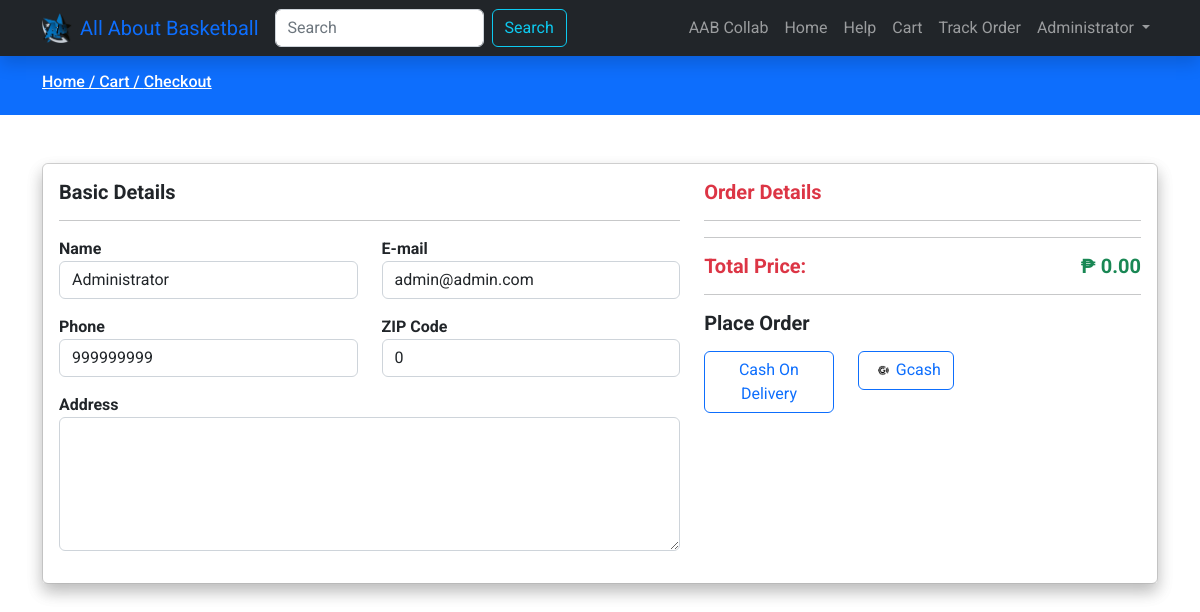
/checkout.php (signed in), run on the app's committed database.
### tables this page shows
CREATE TABLE `users` (
  `id` int(191) NOT NULL,
  `name` varchar(191) NOT NULL,
  `image` varchar(191) NOT NULL DEFAULT 'null.jpg',
  `email` varchar(191) DEFAULT NULL,
  `phone` varchar(13) NOT NULL,
  `address` varchar(255) NOT NULL,
  `zip` int(5) NOT NULL,
  `password` varchar(191) NOT NULL,
  `role_as` tinyint(4) NOT NULL DEFAULT 0,
  `verification_code` text NOT NULL,
  `created_at` timestamp NOT NULL DEFAULT current_timestamp(),
  `email_verified_at` datetime DEFAULT NULL,
  `code` text NOT NULL
);

### functions/userfunctions.php (called while the page is built, shortened)
<?php
include('./config/dbcon.php');
function getAllInfo($table)
{
    global $con;
    $userId = $_SESSION['auth_user']['user_id'];
    $query = "SELECT * FROM $table WHERE id='$userId'";
    return $query_run = mysqli_query($con, $query);
    exit();
}
?>

### checkout.php (the view, shortened to what this page needs)
<?php
include('functions/userfunctions.php');
include('includes/header.php');
?>
<div class="py-3 bg-primary">
    <div class="container">
        <h6 class="text-white">
            <a href="index.php" class="text-white">
                Home /
            </a>
            <a href="cart.php" class="text-white">
                Cart /
            </a>
            <a href="checkout.php" class="text-white">
                Checkout
            </a>
        </h6>
    </div>
</div>
<div class="py-5">
    <div class="container">
        <div class="card shadow">
            <div class="card-body shadow">
            <form action="functions/placeorder.php" method="POST">
    <div class="row">
        <div class="col-md-7">
            <h5 class="text-dark"><strong>Basic Details</strong></h5>
            <hr>
            <?php
            $user = getAllInfo('users');
            if (!empty($user)) {
                foreach ($user as $name) {
                    ?>
                    <div class="row">
                        <div class="col-md-6 mb-3">
                            <label class="fw-bold text-dark">Name</label>
                            <input type="text" name="name" required placeholder="Enter your full name" class="form-control" autocomplete="off" value="<?= $name['name']; ?>" readonly>
                        </div>
                        <div class="col-md-6 mb-3">
                            <label class="fw-bold text-dark">E-mail</label>
                            <input type="email" name="email" required placeholder="Enter your email" class="form-control" autocomplete="off" value="<?= $name['email']; ?>" readonly>
                        </div>
                        <div class="col-md-6 mb-3">
                            <label class="fw-bold text-dark">Phone</label>
                            <input type="text" name="phone" required placeholder="Enter your phone number" class="form-control" autocomplete="off" value="<?= $name['phone']; ?>" readonly>
                        </div>
                        <div class="col-md-6 mb-3">
                            <label class="fw-bold text-dark">ZIP Code</label>
                            <input type="text" name="zip_code" required placeholder="Enter your zip code" class="form-control" autocomplete="off" value="<?= $name['zip']; ?>" readonly>
                        </div>
                        <div class="col-md-12 mb-3">
                            <label class="fw-bold text-dark">Address</label>
                            <textarea name="address" required class="form-control" rows="5" autocomplete="off"><?= $name['address']; ?></textarea>
                        </div>
                    </div>
                    <?php
                }
            } else {
                echo "No Records Found";
            }
            ?>
        </div>
        <div class="col-md-5">
            <h5 class="text-danger"><strong>Order Details</strong></h5>
            <hr>
            <?php
            $totalPrice = 0;
                    ?>
            <hr>
            <h5 class="fw-bold text-danger">Total Price: <span class="float-end text-success">₱ <?= $totalPrice ?>.00</span></h5>
            <hr>
            <div class="row">
                <h5 class="fw-bold text-dark">Place Order</h5>
                <div class="col-md-4">
                    <button type="submit" name="placeOrderBtn" class="btn btn-outline-primary mt-2">Cash On Delivery</button>
                </div>
                <div class="col-md-5">
                    <button type="submit" name="GcashBtn" class="btn btn-outline-primary mt-2" data-bs-toggle="modal" data-bs-target="#exampleModal"><img src="assets/images/gcash.png" alt="" height="25px" width="25px">Gcash</button>
                </div>
            </div>
        </div>
    </div>
</form>
            </div>
        </div>
    </div>
</div>
<?php include('includes/footer.php'); ?>

### assets/css/custom.css (style rules this page uses)
* { box-sizing: border-box; margin: 0; padding: 0; font-family: 'Roboto', sans-serif; }
body { background: #D9D9D9; }
a { text-decoration: none; }

### data on the page
users: name "Administrator", email "admin@admin.com", phone "999999999", zip_code "0"

### other printed values
$_SESSION['auth_user']['name'] "Administrator"
$totalPrice "0"
